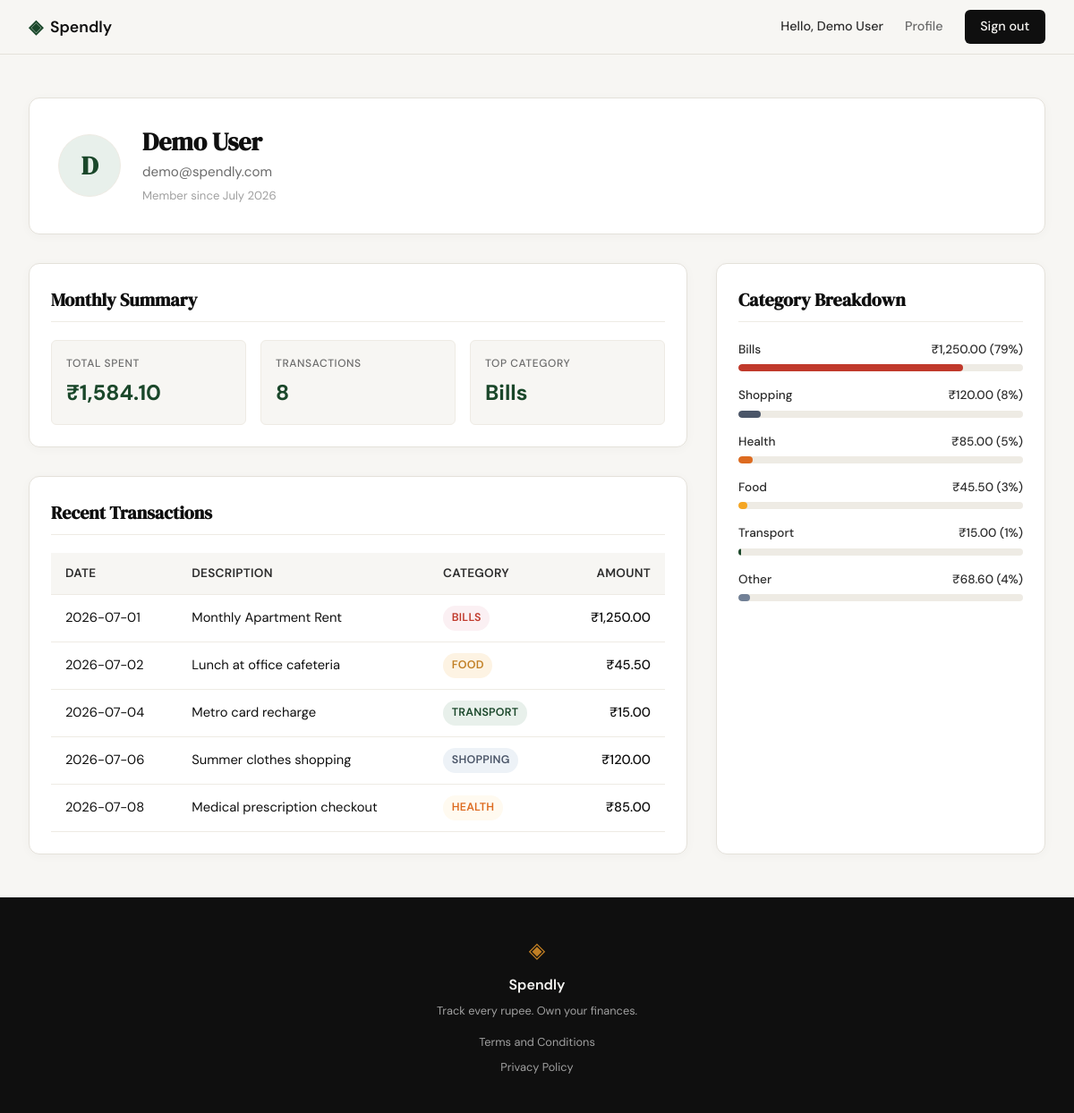
Screenshot of /profile (signed in) with the database file from the repository.
### tables this page shows
CREATE TABLE users (
                id INTEGER PRIMARY KEY AUTOINCREMENT,
                name TEXT NOT NULL,
                email TEXT UNIQUE NOT NULL,
                password_hash TEXT NOT NULL,
                created_at TEXT DEFAULT (datetime('now'))
            );

### app.py (the view)
@app.route("/profile")
def profile():
    if not session.get("user_id"):
        return redirect(url_for("login"))
    user_info = {
        "name": "Demo User",
        "email": "demo@spendly.com",
        "joined": "July 2026"
    }
    stats = {
        "total_spent": "₹1,584.10",
        "transaction_count": 8,
        "top_category": "Bills"
    }
    transactions = [
        {"date": "2026-07-01", "description": "Monthly Apartment Rent", "category": "Bills", "amount": "₹1,250.00"},
        {"date": "2026-07-02", "description": "Lunch at office cafeteria", "category": "Food", "amount": "₹45.50"},
        {"date": "2026-07-04", "description": "Metro card recharge", "category": "Transport", "amount": "₹15.00"},
        {"date": "2026-07-06", "description": "Summer clothes shopping", "category": "Shopping", "amount": "₹120.00"},
        {"date": "2026-07-08", "description": "Medical prescription checkout", "category": "Health", "amount": "₹85.00"},
    ]
    category_breakdown = [
        {"category": "Bills", "amount": "₹1,250.00", "percentage": 79},
        {"category": "Shopping", "amount": "₹120.00", "percentage": 8},
        {"category": "Health", "amount": "₹85.00", "percentage": 5},
        {"category": "Food", "amount": "₹45.50", "percentage": 3},
        {"category": "Transport", "amount": "₹15.00", "percentage": 1},
        {"category": "Other", "amount": "₹68.60", "percentage": 4}
    ]
    return render_template(
        "profile.html",
        user_info=user_info,
        stats=stats,
        transactions=transactions,
        category_breakdown=category_breakdown
    )

### app.py (called while the page is built)
@app.before_request
def load_logged_in_user():
    user_id = session.get("user_id")
    if user_id is None:
        g.user = None
    else:
        conn = get_db()
        g.user = conn.execute("SELECT * FROM users WHERE id = ?;", (user_id,)).fetchone()

### database/db.py (called while the page is built)
def get_db():
    if has_app_context():
        if 'db' not in g:
            g.db = sqlite3.connect(DATABASE_PATH)
            g.db.row_factory = sqlite3.Row
            g.db.execute("PRAGMA foreign_keys = ON;")
        return g.db
    else:
        conn = sqlite3.connect(DATABASE_PATH)
        conn.row_factory = sqlite3.Row
        conn.execute("PRAGMA foreign_keys = ON;")
        return conn

### templates/profile.html (shortened to what this page needs)
{% extends "base.html" %}
{% block content %}
<div class="profile-section">
    <div class="profile-user-card">
        <div class="profile-avatar">
            {{ user_info.name[0] | upper }}
        </div>
        <div class="profile-details">
            <h2 class="profile-name">{{ user_info.name }}</h2>
            <p class="profile-email">{{ user_info.email }}</p>
            <p class="profile-joined">Member since {{ user_info.joined }}</p>
        </div>
    </div>
    <div class="profile-dashboard-grid">
        <div style="display: flex; flex-direction: column; gap: 2rem;">
            <div class="widget-card">
                <h3 class="widget-title">Monthly Summary</h3>
                <div class="stats-grid">
                    <div class="stat-item">
                        <span class="stat-label">Total Spent</span>
                        <span class="stat-value">{{ stats.total_spent }}</span>
                    </div>
                    <div class="stat-item">
                        <span class="stat-label">Transactions</span>
                        <span class="stat-value">{{ stats.transaction_count }}</span>
                    </div>
                    <div class="stat-item">
                        <span class="stat-label">Top Category</span>
                        <span class="stat-value">{{ stats.top_category }}</span>
                    </div>
                </div>
            </div>
            <div class="widget-card">
                <h3 class="widget-title">Recent Transactions</h3>
                <div class="expense-table-wrapper">
                    <table class="expense-table">
                        <thead>
                            <tr>
                                <th>Date</th>
                                <th>Description</th>
                                <th>Category</th>
                                <th style="text-align: right;">Amount</th>
                            </tr>
                        </thead>
                        <tbody>
                            {% for tx in transactions %}
                            <tr>
                                <td>{{ tx.date }}</td>
                                <td>{{ tx.description }}</td>
                                <td>
                                    <span class="category-badge category-{{ tx.category | lower }}">
                                        {{ tx.category }}
                                    </span>
                                </td>
                                <td style="text-align: right; font-weight: 500; color: var(--ink);">
                                    {{ tx.amount }}
                                </td>
                            </tr>
                            {% endfor %}
                        </tbody>
                    </table>
                </div>
            </div>
        </div>
        <div class="widget-card">
            <h3 class="widget-title">Category Breakdown</h3>
            <div class="category-breakdown-list">
                {% for item in category_breakdown %}
                <div class="category-breakdown-row">
                    <div class="category-breakdown-meta">
                        <span>{{ item.category }}</span>
                        <span>{{ item.amount }} ({{ item.percentage }}%)</span>
                    </div>
                    <div class="category-progress-track">
                        <div class="category-progress-bar category-{{ item.category | lower }}"
                             style="width: {{ item.percentage }}%;"
                             role="progressbar"
                             aria-valuenow="{{ item.percentage }}"
                             aria-valuemin="0"
                             aria-valuemax="100">
                        </div>
                    </div>
                </div>
                {% endfor %}
            </div>
        </div>
    </div>
</div>
{% endblock %}

### templates/base.html (shortened to what this page needs)
<!DOCTYPE html>
<html lang="en">
<head>
    <link rel="stylesheet" href="{{ url_for('static', filename='css/style.css') }}">
</head>
<body>
    <nav class="navbar">
        <div class="nav-inner">
            <a href="{{ url_for('landing') }}" class="nav-brand">
                <span class="brand-icon">◈</span>
                <span class="brand-name">Spendly</span>
            </a>
            <div class="nav-links">
                {% if g.user %}
                    <span class="nav-user" style="color: var(--ink-soft); font-weight: 500;">Hello, {{ g.user.name }}</span>
                    <a href="{{ url_for('profile') }}">Profile</a>
                    <a href="{{ url_for('logout') }}" class="nav-cta">Sign out</a>
                {% else %}
                    <a href="{{ url_for('login') }}">Sign in</a>
                    <a href="{{ url_for('register') }}" class="nav-cta">Get started</a>
                {% endif %}
            </div>
        </div>
    </nav>
    <main class="main-content">
        {% block content %}{% endblock %}
    </main>
    <footer class="footer">
        <div class="footer-inner">
            <span class="brand-icon">◈</span>
            <span class="footer-name">Spendly</span>
            <p class="footer-copy">Track every rupee. Own your finances.</p>
            <nav class="footer-links">
                <a href="/terms" class="footer-link">Terms and Conditions</a>
                <a href="/privacy" class="footer-link">Privacy Policy</a>
            </nav>
        </div>
    </footer>
</body>
</html>

### rows the page displays
users: user.name "Demo User", name "Demo User", email "demo@spendly.com"

### other values shown
{{ user_info.name[0] | upper }} "D"
{{ user_info.joined }} "July 2026"
{{ stats.total_spent }} "₹1,584.10"
{{ stats.transaction_count }} "8"
{{ stats.top_category }} "Bills"
{{ tx.date }} "2026-07-01" "2026-07-02" "2026-07-04" "2026-07-06" "2026-07-08"
{{ tx.description }} "Monthly Apartment Rent" "Lunch at office cafeteria" "Metro card recharge" "Summer clothes shopping" "Medical prescription checkout"
{{ tx.category }} "BILLS" "FOOD" "TRANSPORT" "SHOPPING" "HEALTH"
{{ tx.amount }} "₹1,250.00" "₹45.50" "₹15.00" "₹120.00" "₹85.00"
{{ item.category }} "Bills" "Shopping" "Health" "Food" "Transport" "Other"
{{ item.amount }} "₹1,250.00" "₹120.00" "₹85.00" "₹45.50" "₹15.00" "₹68.60"
{{ item.percentage }} "79" "8" "5" "3" "1" "4"
